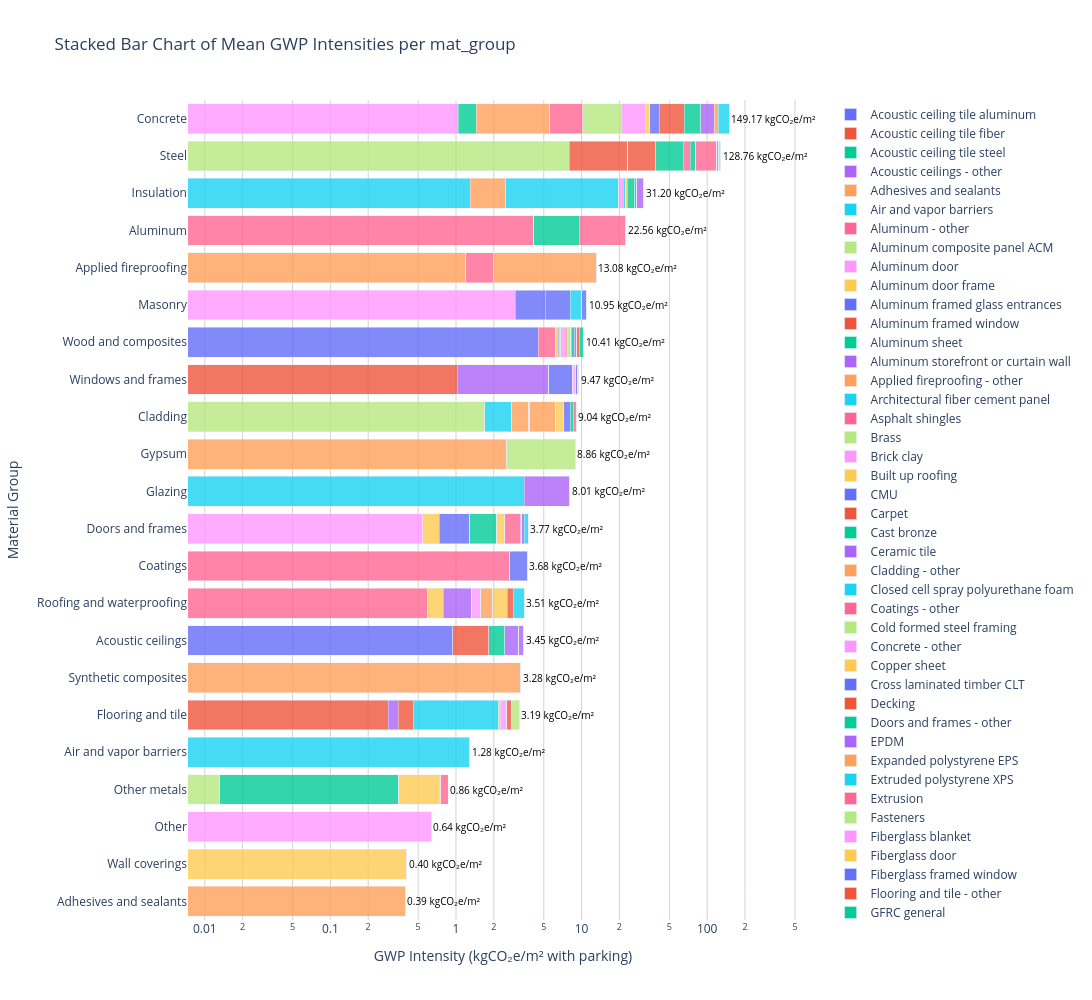

Notebook cell for this chart:
### Code cell
import pandas as pd
import plotly.graph_objects as go
import numpy as np

# Assuming `output_df2` is the dataframe with results
# Sort the output_df2 by mat_group for consistent ordering
output_df2 = output_df2.sort_values(by=['mat_group', 'normalized_mean'], ascending=[True, False])

# Pivot the data to create stacked structures for means and medians
stacked_data_mean = output_df2.pivot(index='mat_group', columns='mat_type', values='normalized_mean').fillna(0)
stacked_data_median = output_df2.pivot(index='mat_group', columns='mat_type', values='normalized_median').fillna(0)

# Calculate total means and medians for each mat_group
stacked_data_mean['total_mean'] = stacked_data_mean.sum(axis=1)
stacked_data_median['total_median'] = stacked_data_median.sum(axis=1)

# Function to create a horizontal stacked bar chart
def create_chart(stacked_data, total_col, title):
    fig = go.Figure()

    # Add traces for each mat_type
    for wedge_category in stacked_data.columns[:-1]:  # Exclude the total column
        fig.add_trace(go.Bar(
            name=wedge_category,  # Name of the wedge category
            x=stacked_data[wedge_category],  # Normalized values on x-axis
            y=stacked_data.index,  # mat_group categories on y-axis
            orientation='h',  # Horizontal orientation
            hovertemplate=(  # Updated hover info for GWP intensity
                "<b>Material Group:</b> %{y}<br>"  # Show mat_group
                "<b>Wedge Category:</b> " + wedge_category + "<br>"  # Show mat_type
                "<b>GWP Contribution:</b> %{x:.2f} kgCO₂e/m²<extra></extra>"  # Show contribution
            ),
            marker=dict(opacity=0.8)
        ))

    # Add annotations for totals
    for i, mat_group in enumerate(stacked_data.index):
        total_value = stacked_data.loc[mat_group, total_col]
        fig.add_annotation(
            x=np.log10(total_value) if total_value > 0 else 0,  # Adjust position for log scale
            y=mat_group,
            text=f"{total_value:.2f} kgCO₂e/m²",  # Show total value
            showarrow=False,
            font=dict(size=10, color='black'),
            xanchor='left',  # Anchor the text to the left of the position
            align='center'
        )

    # Update layout
    fig.update_layout(
        title=title,
        xaxis=dict(
            title='GWP Intensity (kgCO₂e/m² with parking)',  # Updated title for GWP intensity
            type='log',  # Set to logarithmic scale
            showgrid=True,
            gridcolor='lightgrey'
        ),
        yaxis=dict(
            title='Material Group',
            showgrid=False,  # Remove horizontal gridlines
            categoryorder='total ascending'
        ),
        barmode='stack',  # Stack mode for bars
        height=1000,
        width=1400,
        showlegend=True,
        plot_bgcolor='rgba(0,0,0,0)',
        legend_traceorder='normal'
    )
    return fig

# Create charts for GWP intensities
mean_chart = create_chart(stacked_data_mean, 'total_mean', "Stacked Bar Chart of Mean GWP Intensities per mat_group")
median_chart = create_chart(stacked_data_median, 'total_median', "Stacked Bar Chart of Median GWP Intensities per mat_group")

# Display the charts
mean_chart.show()
# median_chart.show()
